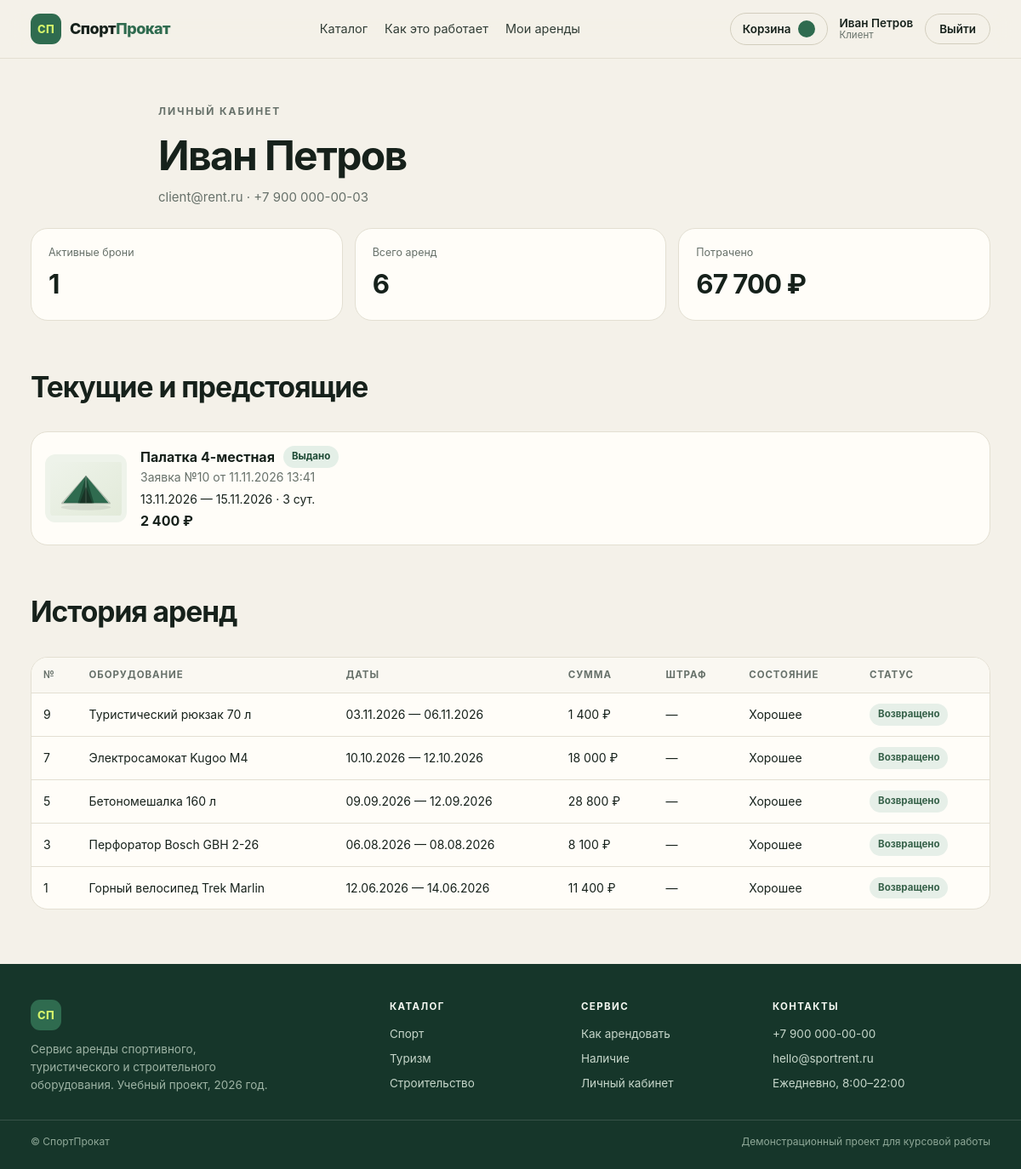
The app's page /account (signed in) with its own data.
### tables this page shows
CREATE TABLE users (
    id INTEGER PRIMARY KEY AUTOINCREMENT,
    name TEXT NOT NULL,
    email TEXT NOT NULL UNIQUE,
    phone TEXT NOT NULL DEFAULT '',
    password_hash TEXT NOT NULL,
    role TEXT NOT NULL DEFAULT 'client',
    created_at TEXT NOT NULL DEFAULT CURRENT_TIMESTAMP
);

CREATE TABLE bookings (
    id INTEGER PRIMARY KEY AUTOINCREMENT,
    user_id INTEGER NOT NULL REFERENCES users(id),
    equipment_id INTEGER NOT NULL REFERENCES equipment(id),
    unit_id INTEGER REFERENCES units(id),
    start_date TEXT NOT NULL,
    end_date TEXT NOT NULL,
    days INTEGER NOT NULL,
    qty INTEGER NOT NULL DEFAULT 1,
    total_price INTEGER NOT NULL,
    deposit INTEGER NOT NULL DEFAULT 0,
    penalty INTEGER NOT NULL DEFAULT 0,
    status TEXT NOT NULL DEFAULT 'pending',
    condition_out TEXT,
    condition_in TEXT,
    comment TEXT NOT NULL DEFAULT '',
    manager_id INTEGER REFERENCES users(id),
    created_at TEXT NOT NULL DEFAULT CURRENT_TIMESTAMP
);

CREATE TABLE equipment (
    id INTEGER PRIMARY KEY AUTOINCREMENT,
    category_id INTEGER NOT NULL REFERENCES categories(id),
    name TEXT NOT NULL,
    description TEXT NOT NULL DEFAULT '',
    price_per_day INTEGER NOT NULL,
    deposit INTEGER NOT NULL DEFAULT 0,
    qty_total INTEGER NOT NULL DEFAULT 1,
    image TEXT NOT NULL DEFAULT 'box.svg',
    active INTEGER NOT NULL DEFAULT 1,
    created_at TEXT NOT NULL DEFAULT CURRENT_TIMESTAMP
);

### main.py (the view)
@app.get('/account', response_class=HTMLResponse, name='account')
def account(request: Request):
    db = connect()
    user = require_user(request, db)
    bookings = db.execute('SELECT b.*,e.name,e.image,e.price_per_day FROM bookings b JOIN equipment e ON e.id=b.equipment_id WHERE b.user_id=? ORDER BY b.created_at DESC', (user['id'],)).fetchall()
    active = [b for b in bookings if b['status'] in ('pending', 'confirmed', 'issued', 'overdue')]
    history = [b for b in bookings if b['status'] in ('returned', 'cancelled')]
    spent = sum((b['total_price'] + b['penalty'] for b in bookings if b['status'] == 'returned'))
    return page(request, db, 'account.html', bookings=bookings, active=active, history=history, spent=spent)

### templates/account.html (shortened to what this page needs)
{% extends "base.html" %}
{% block content %}
<section class="page-head wrap">
  <p class="kicker kicker--dark">Личный кабинет</p>
  <h1>{{ g.user.name }}</h1>
  <p class="page-head__lead">{{ g.user.email }} · {{ g.user.phone }}</p>
</section>
<section class="wrap">
  <div class="kpi-row">
    <div class="kpi"><span>Активные брони</span><b>{{ active|length }}</b></div>
    <div class="kpi"><span>Всего аренд</span><b>{{ bookings|length }}</b></div>
    <div class="kpi"><span>Потрачено</span><b>{{ spent|money }}</b></div>
  </div>
  <div class="section__head section__head--mt">
    <div><h2>Текущие и предстоящие</h2></div>
  </div>
  {% if active %}
    <div class="booking-cards">
      {% for b in active %}
        <article class="booking-card">
          <img src="{{ url_for('static', path='img/' ~ b.image) }}" alt="{{ b.name }}">
          <div class="booking-card__body">
            <div class="booking-card__top">
              <h3>{{ b.name }}</h3>
              <span class="status status--{{ b.status }}">{{ statuses[b.status] }}</span>
            </div>
            <p class="muted">Заявка №{{ b.id }} от {{ b.created_at|datetime }}</p>
            <p class="booking-card__dates">{{ b.start_date|rdate }} — {{ b.end_date|rdate }} · {{ b.days }} сут.</p>
            <p class="booking-card__sum">{{ b.total_price|money }}{% if b.penalty %} + штраф {{ b.penalty|money }}{% endif %}</p>
          </div>
        </article>
      {% endfor %}
    </div>
  {% else %}
    <div class="empty empty--sm">
      <p>Активных броней нет. <a href="{{ url_for('catalog') }}">Выбрать снаряжение</a></p>
    </div>
  {% endif %}
  <div class="section__head section__head--mt">
    <div><h2>История аренд</h2></div>
  </div>
  {% if history %}
    <div class="table-wrap">
      <table class="table">
        <thead>
          <tr>
            <th>№</th><th>Оборудование</th><th>Даты</th><th>Сумма</th>
            <th>Штраф</th><th>Состояние</th><th>Статус</th>
          </tr>
        </thead>
        <tbody>
          {% for b in history %}
            <tr>
              <td>{{ b.id }}</td>
              <td>{{ b.name }}</td>
              <td>{{ b.start_date|rdate }} — {{ b.end_date|rdate }}</td>
              <td>{{ b.total_price|money }}</td>
              <td>{{ b.penalty|money if b.penalty else '—' }}</td>
              <td>{{ conditions[b.condition_in] if b.condition_in else '—' }}</td>
              <td><span class="status status--{{ b.status }}">{{ statuses[b.status] }}</span></td>
            </tr>
          {% endfor %}
        </tbody>
      </table>
    </div>
  {% else %}
    <div class="empty empty--sm"><p>История пока пуста.</p></div>
  {% endif %}
</section>
{% endblock %}

### templates/base.html (shortened to what this page needs)
<!DOCTYPE html>
<html lang="ru">
<head>
  <link rel="stylesheet" href="{{ url_for('static', path='css/style.css') }}">
</head>
<body>
<header class="head">
  <div class="wrap head__inner">
    <a class="brand" href="{{ url_for('index') }}">
      <span class="brand__mark">СП</span>
      <span class="brand__text">Спорт<em>Прокат</em></span>
    </a>
    <nav class="nav" id="nav" aria-label="Основная навигация">
      <a href="{{ url_for('catalog') }}">Каталог</a>
      <a href="{{ url_for('index') }}#how">Как это работает</a>
      {% if g.user and g.user.role == 'client' %}
        <a href="{{ url_for('account') }}">Мои аренды</a>
      {% endif %}
    </nav>
    <div class="head__side">
      {% if g.user and g.user.role == 'client' %}
        <a class="cart" href="{{ url_for('cart') }}" aria-label="Корзина, позиций: {{ cart_count }}">
          <span class="cart__label">Корзина</span>
          <span class="cart__count">{{ cart_count }}</span>
        </a>
      {% endif %}
      {% if g.user %}
        <a class="user" href="{{ url_for('account') if g.user.role == 'client' else url_for('manager') }}">
          <span class="user__name">{{ g.user.name }}</span>
          <span class="user__role">{{ roles[g.user.role] }}</span>
        </a>
        <a class="btn btn--ghost btn--sm" href="{{ url_for('logout') }}">Выйти</a>
      {% else %}
        <a class="btn btn--ghost btn--sm" href="{{ url_for('login') }}">Вход</a>
        <a class="btn btn--primary btn--sm" href="{{ url_for('register') }}">Регистрация</a>
      {% endif %}
    </div>
  </div>
</header>
<main class="main">
  {% block content %}{% endblock %}
</main>
<footer class="foot">
  <div class="wrap foot__inner">
    <div class="foot__brand">
      <span class="brand__mark">СП</span>
      <p>Сервис аренды спортивного, туристического и строительного оборудования. Учебный проект, 2026 год.</p>
    </div>
    <div class="foot__col">
      <h4>Каталог</h4>
      <a href="{{ url_for('catalog', category='sport') }}">Спорт</a>
      <a href="{{ url_for('catalog', category='tourism') }}">Туризм</a>
      <a href="{{ url_for('catalog', category='build') }}">Строительство</a>
    </div>
    <div class="foot__col">
      <h4>Сервис</h4>
      <a href="{{ url_for('index') }}#how">Как арендовать</a>
      <a href="{{ url_for('catalog') }}">Наличие</a>
      {% if g.user and g.user.role == 'client' %}
        <a href="{{ url_for('account') }}">Личный кабинет</a>
      {% else %}
        <a href="{{ url_for('login') }}">Вход</a>
      {% endif %}
    </div>
    <div class="foot__col">
      <h4>Контакты</h4>
      <a href="tel:+79000000000">+7 900 000-00-00</a>
      <a href="mailto:hello@sportrent.ru">hello@sportrent.ru</a>
      <span>Ежедневно, 8:00–22:00</span>
    </div>
  </div>
  <div class="wrap foot__bottom">
    <span>© {{ year }} СпортПрокат</span>
    <span>Демонстрационный проект для курсовой работы</span>
  </div>
</footer>
</body>
</html>

### records on screen
users: user.name "Иван Петров", role "Клиент", user.email "client@rent.ru", user.phone "+7 900 000-00-03"
bookings: image (picture), name "Палатка 4-местная", status "Выдано", id "10", created_at "11.11.2026 13:41", start_date|rdate "13.11.2026", end_date|rdate "15.11.2026", days "3", total_price "2 400 ₽"
bookings: id "9", name "Туристический рюкзак 70 л", start_date|rdate "03.11.2026", end_date|rdate "06.11.2026", total_price "1 400 ₽", penalty "—", condition_in "Хорошее", status "Возвращено"
bookings: id "7", name "Электросамокат Kugoo M4", start_date|rdate "10.10.2026", end_date|rdate "12.10.2026", total_price "18 000 ₽", penalty "—", condition_in "Хорошее", status "Возвращено"
bookings: id "5", name "Бетономешалка 160 л", start_date|rdate "09.09.2026", end_date|rdate "12.09.2026", total_price "28 800 ₽", penalty "—", condition_in "Хорошее", status "Возвращено"
bookings: id "3", name "Перфоратор Bosch GBH 2-26", start_date|rdate "06.08.2026", end_date|rdate "08.08.2026", total_price "8 100 ₽", penalty "—", condition_in "Хорошее", status "Возвращено"
bookings: id "1", name "Горный велосипед Trek Marlin", start_date|rdate "12.06.2026", end_date|rdate "14.06.2026", total_price "11 400 ₽", penalty "—", condition_in "Хорошее", status "Возвращено"

### other values on screen
{{ active|length }} "1"
{{ bookings|length }} "6"
{{ spent|money }} "67 700 ₽"
